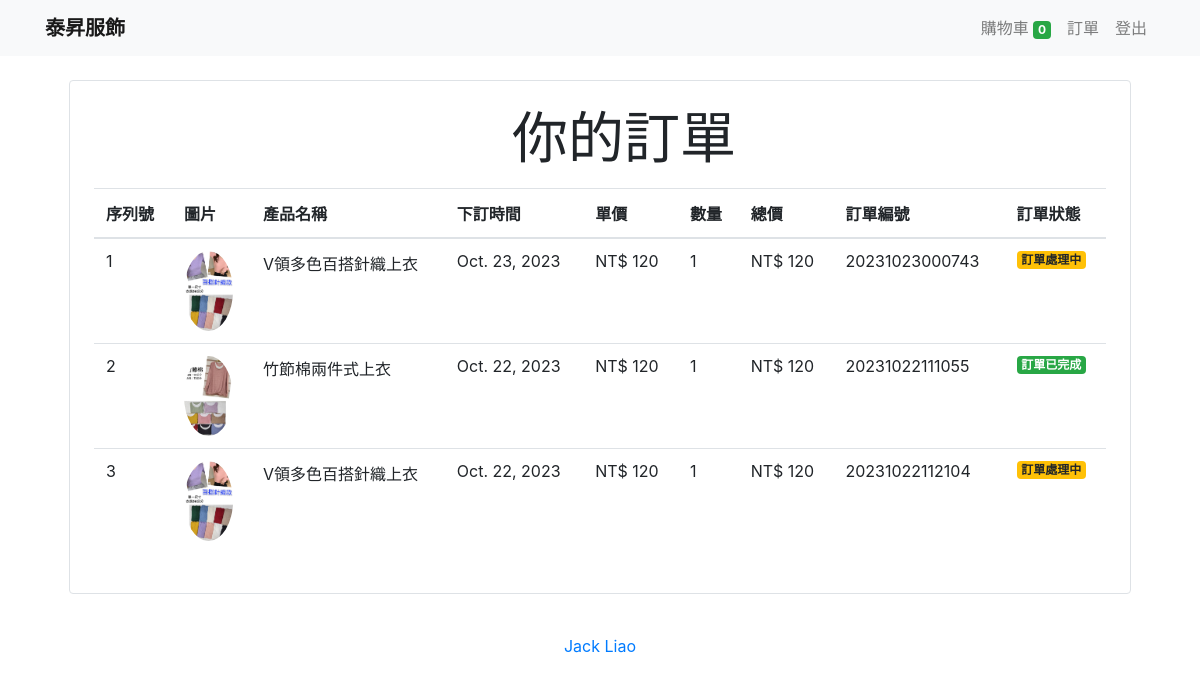
Page /orders/ (signed in) on the committed database.
### shop/models/orders.py (models this page shows, shortened)
class Order(models.Model):
    product = models.ForeignKey(Product,
                                on_delete=models.CASCADE)
    customer = models.ForeignKey(Customer,
                                 on_delete=models.CASCADE)
    quantity = models.PositiveIntegerField(default=1)
    price = models.PositiveIntegerField()
    address = models.CharField(max_length=200, default='')
    phone = models.CharField(max_length=13, default='')
    order_id = models.CharField(max_length=50, default='')
    order_date = models.DateField(default=datetime.datetime.today)
    order_status = models.BooleanField(default=False)
    @staticmethod
    def get_orders_by_customer(customer_id):
        return Order.objects.filter(customer=customer_id).order_by('-order_date')

### shop/models/products.py (models this page shows, shortened)
class Product(models.Model):
    name = models.CharField(max_length=50)
    price = models.PositiveIntegerField(default=0)
    category = models.ForeignKey(Category, on_delete=models.CASCADE, default=1)
    description = models.CharField(max_length=5000,default='',null=True,blank=True)
    image = models.ImageField(upload_to='uploads/products/')

### shop/middlewares/auth.py (the view)
    def middleware(request):
        returnUrl = request.META['PATH_INFO']
        print("Return URL : ",returnUrl)
        if not request.session.get('customer'):
           return redirect(f'/login?return_url={returnUrl}')
        response = get_response(request)
        return response

### shop/templatetags/custom.py (called while the page is built)
@register.filter(name='currency')
def currency(number):
    return "NT$ "+str(number)

@register.filter(name='multiply')
def multiply(number , number1):
    return number * number1

### shop/views/orders.py (called while the page is built)
    def get(self , request ):
        customer = request.session.get('customer')
        orders = Order.get_orders_by_customer(customer)
        return render(request , 'orders.html'  , {'orders' : orders})

### shop/templates/orders.html (shortened to what this page needs)
<head>
</head>
{% extends 'base.html' %} {% block content %} {% load cart %} {% load custom %}
<div class="container">
  <div class="border rounded p-4 m-4">
    <center><p class="display-4 pl-4 ml-4">你的訂單</p></center>
    <table class="table">
      <thead>
        <tr>
          <th>序列號</th>
          <th>圖片</th>
          <th>產品名稱</th>
          <th>下訂時間</th>
          <th>單價</th>
          <th>數量</th>
          <th>總價</th>
          <th>訂單編號</th>
          <th>訂單狀態</th>
        </tr>
      </thead>
      <tbody>
        {% for order in orders %}
        <tr>
          <td>{{forloop.counter}}</td>
          <td>
            <img
              style="height: 80px"
              class="rounded-circle"
              src="{{order.product.image.url}}"
              alt=""
            />
          </td>
          <td>{{order.product.name}}</td>
          <td>{{order.order_date}}</td>
          <td>{{order.price|currency}}</td>
          <td>{{order.quantity}}</td>
          <td>{{order.quantity|multiply:order.price|currency}}</td>
          <td>{{order.order_id}}</td>
          {% if order.order_status %}
          <td><small class="badge badge-success">訂單已完成</small></td>
          {%else%}
          <td><small class="badge badge-warning">訂單處理中</small></td>
          {% endif %}
        </tr>
        {% endfor %}
      </tbody>
    </table>
    </div>
  </div>
{% endblock %}

### rows in the picture
Order: product.image (picture), product.name "V領多色百搭針織上衣", order_date "Oct. 23, 2023", price "NT$ 120", quantity "1", quantity|multiply "NT$ 120", order_id "20231023000743", order_status "訂單處理中"
Order: product.image (picture), product.name "竹節棉兩件式上衣", order_date "Oct. 22, 2023", price "NT$ 120", quantity "1", quantity|multiply "NT$ 120", order_id "20231022111055", order_status "訂單已完成"
Order: product.image (picture), product.name "V領多色百搭針織上衣", order_date "Oct. 22, 2023", price "NT$ 120", quantity "1", quantity|multiply "NT$ 120", order_id "20231022112104", order_status "訂單處理中"

### other values in the picture
{{ request.session.cart.keys|length }} "0"
